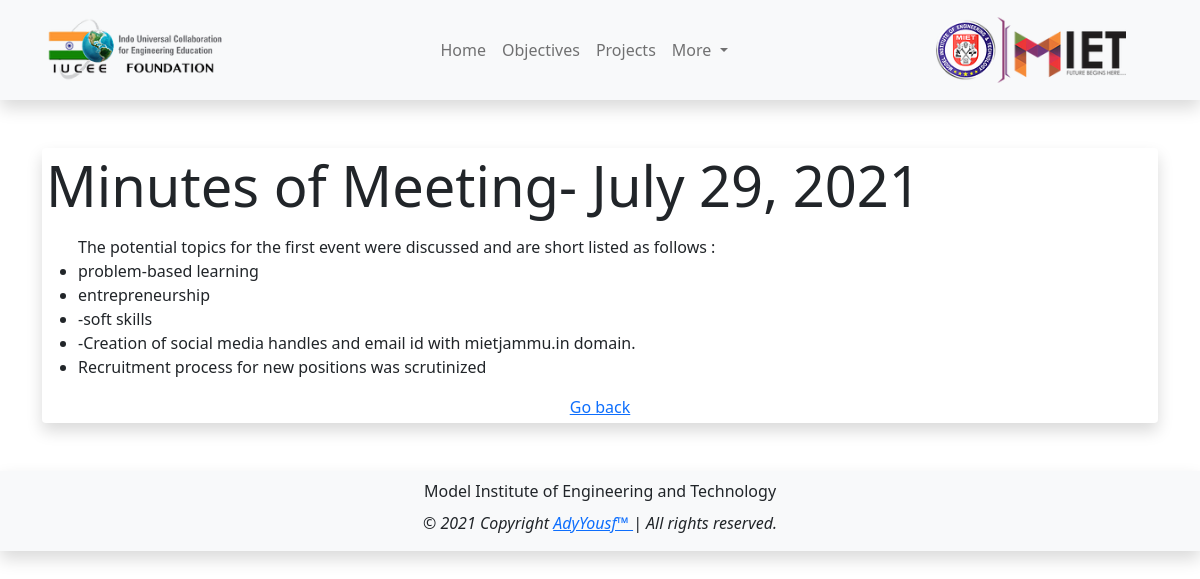
Page /tasks/2 on the committed database.
### home/models.py (models this page shows, shortened)
class MOM(models.Model):
    sno = models.AutoField(primary_key=True)
    task = models.TextField()
    date = models.DateField(default=now)

### home/views.py (the view)
# urls.py: path('tasks/<int:sno>', views.tasks, name='tasks'),
def tasks(request, sno):
    content = MOM.objects.filter(sno=sno) # get the object from the database where sno matches the sno returned by task
    context = {'content': content}
    return render(request, 'home/tasks.html', context)

### templates/home/tasks.html (shortened to what this page needs)
{% extends 'base.html' %}
{% block body %}
{% for a in content %}
<p class="display-4">
    Minutes of Meeting- {{a.date}}
</p>
<p>
    {{a.task|safe}}
    {% endfor %}
</p>
<div class="text-center">
    <a href="{{request.META.HTTP_REFERER}}">Go back</a>
</div>
{% endblock body %}

### templates/base.html (style rules this page uses)
html, body { height: 100%; min-height: 100%; max-width: 100%; }
body { background: url('https://source.unsplash.com/twukN12EN7c/1920x1080') no-repeat center center fixed; -webkit-background-size: cover; -moz-background-size: cover; background-size: cover; -o-background-size: cover; }

### rows in the picture
MOM: date "July 29, 2021", task "The potential topics for the first event were discussed and are short listed as follows : problem-based learning entrepreneurship -soft skills -Creation of social media handles and email id with mietjammu.in domain. Recruitment process for new positions was scrutinized"
